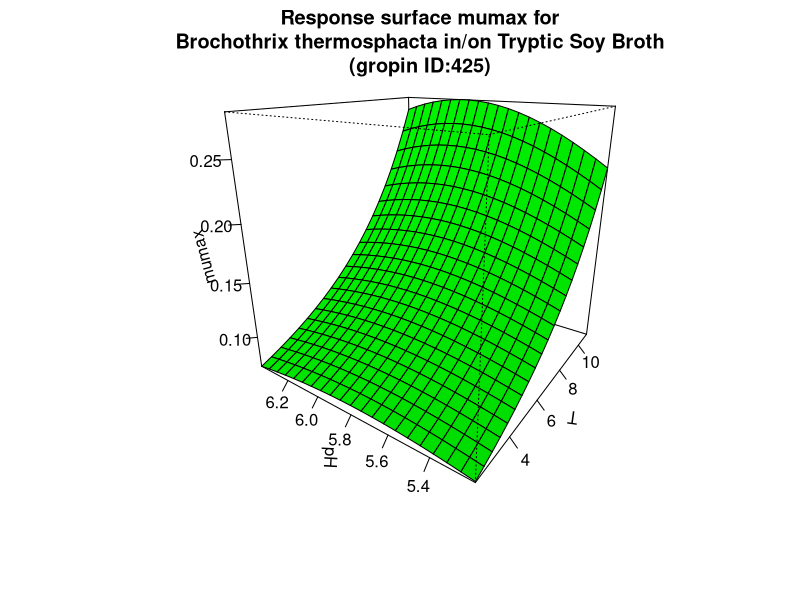

R code for this plot:
#############################
# start of Parameter script
#############################
T <- seq(2.002,10.989010989011,length.out=21)
pH <- seq(5.2052,6.39360639360639,length.out=21)
#############################
# end of Parameter script
#############################
############################# 
# start of Model script Gropin ID 425 
#############################
 
# constant coefficients for this model
 
variables <- data.frame(T,pH)
argumentsPar <- expand.grid(variables)
 
# heart of the model
response_surface <- function(T,pH) {
   mumax <-exp(-12.65+0.004234*(T^2)-0.3024*(pH^2)+0.01535*T*pH-0.004356*T+3.467*pH)

return(mumax=mumax)
} 

# output parameters
responseSurface <- cbind(argumentsPar,response_surface(argumentsPar['T'],argumentsPar['pH']))
colnames(responseSurface) <- c(colnames(argumentsPar),'mumax')
#############################
# End of Model script
#############################
############################# 
# start of Visualisation script Gropin ID 425 
#############################
persp(T,pH,matrix(unlist(responseSurface$'mumax'),nrow=21),col = 'green',xlab='T',ylab='pH',zlab='mumax',main='Response surface mumax for
Brochothrix thermosphacta in/on Tryptic Soy Broth
(gropin ID:425)',theta=305,phi=20,shade=0.25,ticktype = 'detailed')
#############################
# End of Visualisation script
#############################
